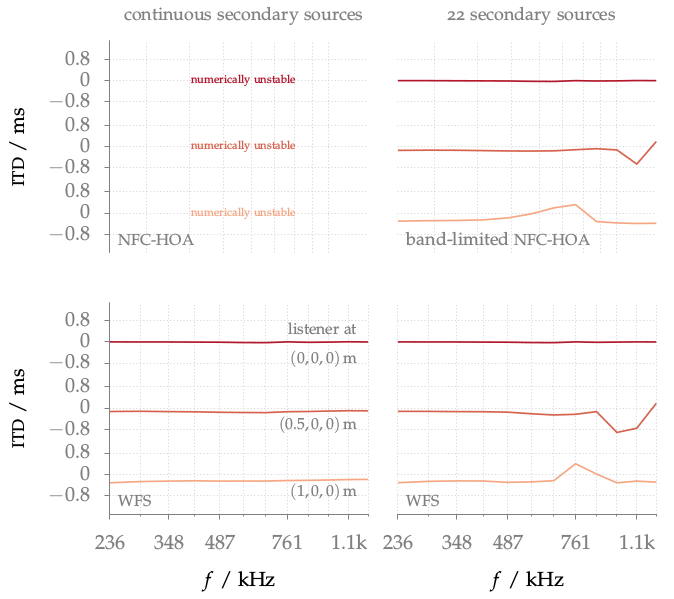

This chart was generated by the following gnuplot code:
#!/usr/bin/gnuplot
#
# FIGURE 3.17: ITDs for a pink noise signal synthesized as a point source by
# NFC-HOA (2.45) and WFS (2.57) at three listening positions, with a head
# orientation of 90 deg. Parameters: x_s = (0, 2.5, 0)m, x_ref = (0, 0, 0),
# circular secondary source distribution with a diameter of 3 m.
#
# AUTHOR:   Hagen Wierstorf
# SOFTWARE: gnuplot 5.0 patchlevel 3

reset
set macros
set loadpath '../../gnuplot' 'data'

load 'latex.cfg'
load 'grid.cfg'
set grid xtics ytics mxtics
load 'rdbu.pal'

set terminal epslatex size 10.5cm,9.3cm color colortext @small
set output 'fig3_17.tex';

unset key

set bmargin 2
set tmargin 1.4

set logscale x
set xrange [236.3:1296.1]
set yrange [-4:4]

set multiplot
set size 0.542,0.5
set origin 0,0.5
load 'yborder.cfg'
set ytics ('$-0.8$' -3.3,'$0$' -2.5,'$0.8$' -1.7,-0.8,0,0.8,'$-0.8$' 1.7,'$0$' 2.5,'$0.8$' 3.3)
set xtics nomirror out scale 0,0.001 # add mxtics
set ylabel '\acs{ITD} / ms' offset 1,0
set lmargin 6.9
set rmargin 0
set label 1 '\ft continuous secondary sources' at 569,5 center tc ls 101
set label 2 '\ft \acs{NFC-HOA}' at 250,-3.5 left front tc ls 101
set label 3 '\tiny numerically unstable' at 569,2.6 center front tc ls 1
set label 4 '\tiny numerically unstable' at 569,0.1 center front tc ls 2
set label 5 '\tiny numerically unstable' at 569,-2.4 center front tc ls 3
plot 1/0
#plot 'nfchoa_X0.00_Y0.00.txt' u ($1):($2*1000+2) w l ls 1 lw 3, \
#     'nfchoa_X0.50_Y0.00.txt' u ($1):($2*1000) w l ls 2 lw 3, \
#     'nfchoa_X1.00_Y0.00.txt' u ($1):($2*1000-2) w l ls 3 lw 3
set origin 0.432,0.5
unset for [ii=3:5] label ii
load 'noborder.cfg'
set ytics (-3.3,-2.5,-1.7,-0.8,0,0.8,1.7,2.5,3.3)
set xtics nomirror out scale 0,0.001 # add mxtics
unset ylabel
set label 1 '\ft 22 secondary sources'
set label 2 '\ft band-limited \acs{NFC-HOA}'
plot 'nfchoa_X0.00_Y0.00_nls22_band_limited.txt' u ($1):($2*1000+2.5) w l ls 1 lw 3,\
     'nfchoa_X0.50_Y0.00_nls22_band_limited.txt' u ($1):($2*1000) w l ls 2 lw 3,\
     'nfchoa_X1.00_Y0.00_nls22_band_limited.txt' u ($1):($2*1000-2.5) w l ls 3 lw 3
set origin 0,0
set xtics (236.32,289.34 1,348.4,414.19 1,487.49,569.13 1,660.08 1,761.4,\
    874.27 1,1000 1,'$1.1$k' 1140.1,1296.1 1)
load 'xyborder.cfg'
set ytics ('$-0.8$' -3.3,'$0$' -2.5,'$0.8$' -1.7,-0.8,0,0.8,'$-0.8$' 1.7,'$0$' 2.5,'$0.8$' 3.3)
set format x '$%.0f$'
set ylabel '\acs{ITD} / ms' offset 1,0
set xlabel '$f$ / kHz'
set bmargin 3.4
set tmargin 0
unset label 1
set label 2 '\ft \acs{WFS}'
set label 3 '\scs listener at'  at 1200,3.0 right front tc ls 101
set label 4 '\scs $(0,0,0)$\,m' at 1200,1.9 right front tc ls 101
set label 5 '\scs $(0.5,0,0)$\,m' at 1200,-0.6 right front tc ls 101
set label 6 '\scs $(1,0,0)$\,m' at 1200,-3.1 right front tc ls 101
plot 'wfs_X0.00_Y0.00.txt' u ($1):($2*1000+2.5) w l ls 1 lw 3,\
     'wfs_X0.50_Y0.00.txt' u ($1):($2*1000) w l ls 2 lw 3,\
     'wfs_X1.00_Y0.00.txt' u ($1):($2*1000-2.5) w l ls 3 lw 3
set origin 0.432,0
load 'xborder.cfg'
set ytics (-3.3,-2.5,-1.7,-0.8,0,0.8,1.7,2.5,3.3)
set format x '$%.0f$'
unset for [ii=3:6] label ii
plot 'wfs_X0.00_Y0.00_nls22.txt' u ($1):($2*1000+2.5) w l ls 1 lw 3,\
     'wfs_X0.50_Y0.00_nls22.txt' u ($1):($2*1000) w l ls 2 lw 3,\
     'wfs_X1.00_Y0.00_nls22.txt' u ($1):($2*1000-2.5) w l ls 3 lw 3
unset multiplot

call 'plot.plt' 'fig3_17'

# vim: set textwidth=200:
